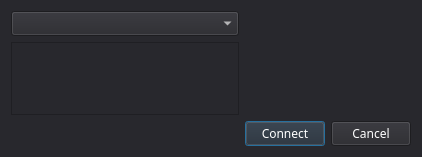
<?xml version="1.0" encoding="UTF-8"?>
<ui version="4.0">
 <class>DB_Settings</class>
 <widget class="QDialog" name="DB_Settings">
  <property name="geometry">
   <rect>
    <x>0</x>
    <y>0</y>
    <width>422</width>
    <height>157</height>
   </rect>
  </property>
  <property name="windowTitle">
   <string>Choose database tablename</string>
  </property>
  <property name="styleSheet">
   <string notr="true">background-color: rgb(40, 40, 45);
font-family: Noto Sans;</string>
  </property>
  <layout class="QGridLayout" name="gridLayout">
   <item row="0" column="0">
    <layout class="QVBoxLayout" name="verticalLayout">
     <item>
      <widget class="QComboBox" name="db_list">
       <property name="minimumSize">
        <size>
         <width>150</width>
         <height>0</height>
        </size>
       </property>
       <property name="maximumSize">
        <size>
         <width>250</width>
         <height>16777215</height>
        </size>
       </property>
       <property name="styleSheet">
        <string notr="true">color: white</string>
       </property>
      </widget>
     </item>
     <item>
      <widget class="QTextEdit" name="textEdit"/>
     </item>
    </layout>
   </item>
   <item row="1" column="1">
    <layout class="QHBoxLayout" name="horizontalLayout">
     <item>
      <widget class="QPushButton" name="connectButton">
       <property name="styleSheet">
        <string notr="true">color: white</string>
       </property>
       <property name="text">
        <string>Connect</string>
       </property>
      </widget>
     </item>
     <item>
      <widget class="QPushButton" name="cancelButton">
       <property name="styleSheet">
        <string notr="true">color: white</string>
       </property>
       <property name="text">
        <string>Cancel</string>
       </property>
      </widget>
     </item>
    </layout>
   </item>
   <item row="0" column="1">
    <spacer name="verticalSpacer">
     <property name="orientation">
      <enum>Qt::Vertical</enum>
     </property>
     <property name="sizeHint" stdset="0">
      <size>
       <width>20</width>
       <height>40</height>
      </size>
     </property>
    </spacer>
   </item>
   <item row="1" column="0">
    <spacer name="verticalSpacer_2">
     <property name="orientation">
      <enum>Qt::Vertical</enum>
     </property>
     <property name="sizeHint" stdset="0">
      <size>
       <width>20</width>
       <height>40</height>
      </size>
     </property>
    </spacer>
   </item>
  </layout>
 </widget>
 <resources/>
 <connections/>
</ui>
